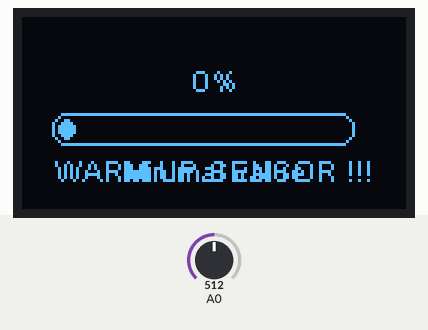
The sketch below on a simulated ESP8266 (NodeMCU). Shown: 128×64 one-colour display. The inputs (shaded band) are chosen by the test bench; at power-on: A0 = 512. What the sketch prints to the serial monitor is not drawn.

Above: at 0.3 s.
At 5.6 s:
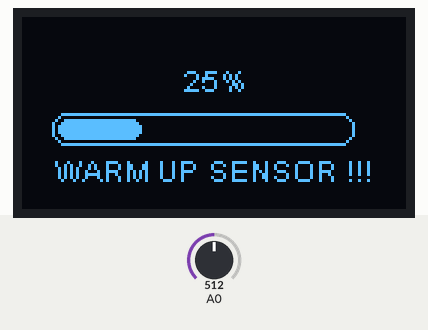
At 11.0 s:
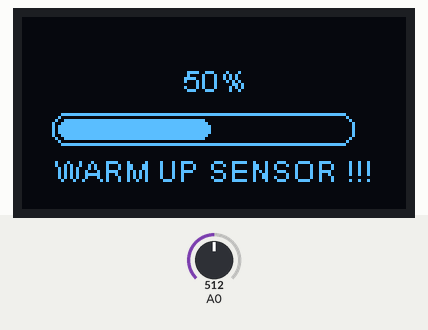
At 21.7 s:
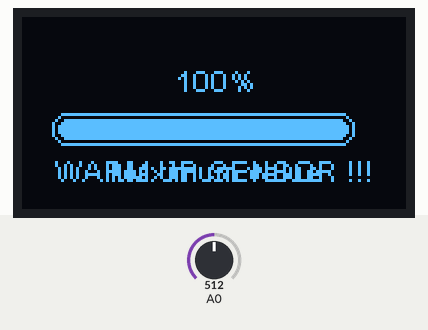
At 22.7 s:
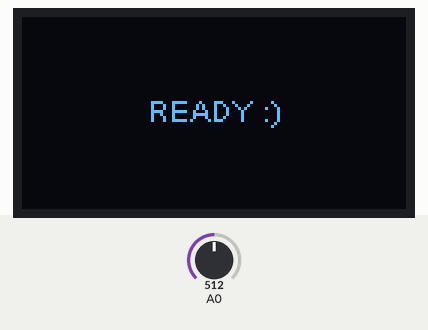
At 23.7 s:
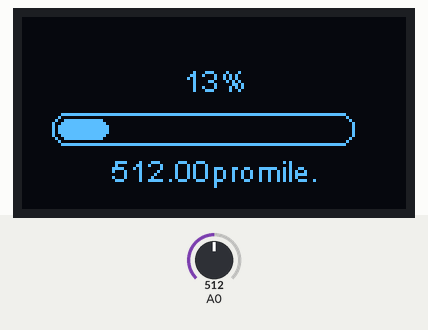

The sketch:

spirt_oled.ino
```cpp
#include <SSD1306.h>
#define MQ2pin (0)


SSD1306 screen(0x3c, 5, 4);
int bar_pos,delaytime;
float sensorValue;

void drawProgressBar() {

  // for debug
  // Serial.print(">> ");
  // Serial.println(bar_pos);

  // progress bar function
  /*
   * drawProgressBar(x, y, width, height, value);
    parametros (p):
      p1: x       --> X
      p2: y       --> Y
      p3: width   --> width
      p4: height  --> height
      p5: value   --> position

  */
  screen.drawProgressBar(10, 32, 100, 10, bar_pos);

  // text under progress bar center align
  screen.setTextAlignment(TEXT_ALIGN_CENTER);

  // text percent of progress bar
  /*
   * drawString(x,y,text);
    parametros (p):
     p1: x      --> X
     p2: y      --> Y
     p3: string --> text
  */
  screen.drawString(64, 15, String(bar_pos) + "%");

  //0 minimum
  if(bar_pos == 0){
    screen.drawString(64, 45, "Minimal value");
  }
  // 100 maximum
  else if(bar_pos == 100){
    screen.drawString(64, 45, "Maximum value");
  }
  delay(delaytime);
}

void setup() {
  // init device
screen.init();
screen.flipScreenVertically();
screen.setFont(ArialMT_Plain_10);

pinMode(MQ2pin,INPUT);

//warm up spirt ensor

  delaytime = 200;

    for (int i=0 ; i<101; i++)
      {
        bar_pos = i;
        screen.clear();
        drawProgressBar();
        screen.drawString(64, 45, "WARM UP SENSOR !!!");
        screen.display();
      }
 delay(1000);
 screen.clear();
 screen.drawString(64, 25, "READY :)");
 screen.display();
 delay(1000);
 screen.clear();
 screen.drawString(64, 25, "START FLOW");
 screen.display();
 screen.clear();
 Serial.begin(9600);
}

void loop() {
  // put your main code here, to run repeatedly:
  delaytime = 20;
  sensorValue = analogRead(MQ2pin);
  Serial.println(sensorValue);

  bar_pos = map(sensorValue, 0, 4095, 0, 100);
  screen.clear();
  drawProgressBar();
  screen.drawString(64, 45, String(sensorValue)+"promile.");
  screen.display();
  //delay(10);
}
```

Measured:
- what the display in image 3 shows lasts 1.0 s, from 21.6 s to 22.6 s
